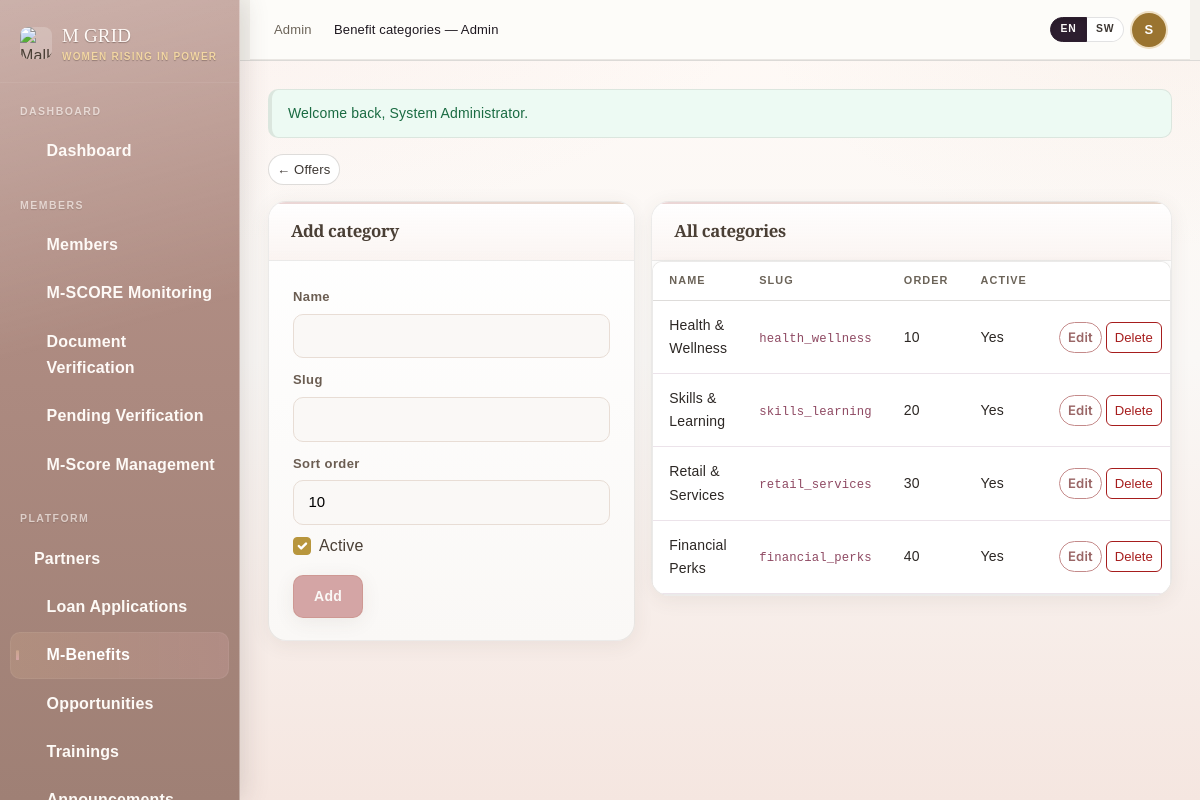
The page /admin/manage_benefit_categories.php (signed in) on the database its author committed.
### tables this page shows
CREATE TABLE IF NOT EXISTS benefit_categories (
  id INT UNSIGNED NOT NULL AUTO_INCREMENT PRIMARY KEY,
  name VARCHAR(160) NOT NULL,
  slug VARCHAR(80) NOT NULL,
  sort_order INT NOT NULL DEFAULT 10,
  is_active TINYINT(1) NOT NULL DEFAULT 1,
  created_at DATETIME NOT NULL DEFAULT CURRENT_TIMESTAMP,
  updated_at DATETIME NOT NULL DEFAULT CURRENT_TIMESTAMP ON UPDATE CURRENT_TIMESTAMP,
  UNIQUE KEY uq_benefit_cat_slug (slug),
  KEY idx_benefit_cat_active (is_active, sort_order)
);

### includes/functions.php (called while the page is built, shortened)
<?php
function e(?string $value): string
{
    return htmlspecialchars((string) $value, ENT_QUOTES | ENT_SUBSTITUTE, 'UTF-8');
}
function url(string $path): string
{
    $path = ltrim($path, '/');
    if (MGRID_URL === '') {
        return '/' . $path;
    }
    return MGRID_URL . '/' . $path;
}
function flash_get(string $key): ?string
{
    if (!isset($_SESSION['_flash'][$key])) {
        return null;
    }
    $m = (string) $_SESSION['_flash'][$key];
    return $m;
}

### admin/manage_benefit_categories.php (the view, shortened to what this page needs)
<?php
$pdo = db();
$rows = $pdo->query('SELECT * FROM benefit_categories ORDER BY sort_order ASC, name ASC')->fetchAll() ?: [];
$editRow = null;
?>
<?php if ($msg = flash_get('success')): ?><div class="mgrid-alert mgrid-alert-success"><?= e($msg) ?></div><?php endif; ?>
<div class="mb-3"><a href="<?= e(url('admin/admin_benefits.php')) ?>" class="btn btn-sm btn-outline-secondary">← Offers</a></div>
<div class="row g-3">
  <div class="col-lg-5">
    <div class="mgrid-card">
      <div class="mgrid-card-header"><h2 class="mgrid-card-title"><?= $editRow ? 'Edit category' : 'Add category' ?></h2></div>
      <div class="mgrid-card-body">
        <form method="post">
          <div class="mb-2">
            <label class="form-label">Name</label>
            <input type="text" name="name" class="mgrid-form-control" required value="<?= e((string) ($editRow['name'] ?? '')) ?>">
          </div>
          <div class="mb-2">
            <label class="form-label">Slug</label>
            <input type="text" name="slug" class="mgrid-form-control" required value="<?= e((string) ($editRow['slug'] ?? '')) ?>">
          </div>
          <div class="mb-2">
            <label class="form-label">Sort order</label>
            <input type="number" name="sort_order" class="mgrid-form-control" value="<?= (int) ($editRow['sort_order'] ?? 10) ?>">
          </div>
          <div class="form-check mb-3">
            <input class="form-check-input" type="checkbox" name="is_active" id="ca" <?= !$editRow || (int) ($editRow['is_active'] ?? 0) === 1 ? 'checked' : '' ?>>
            <label class="form-check-label" for="ca">Active</label>
          </div>
          <button type="submit" class="btn-mgrid btn-mgrid-primary"><?= $editRow ? 'Save' : 'Add' ?></button>
        </form>
      </div>
    </div>
  </div>
  <div class="col-lg-7">
    <div class="mgrid-card">
      <div class="mgrid-card-header"><h2 class="mgrid-card-title">All categories</h2></div>
      <div class="mgrid-card-body p-0">
        <div class="table-responsive">
          <table class="mgrid-table mb-0">
            <thead><tr><th>Name</th><th>Slug</th><th>Order</th><th>Active</th><th></th></tr></thead>
            <tbody>
              <?php foreach ($rows as $r): ?>
                <tr>
                  <td><?= e((string) $r['name']) ?></td>
                  <td><code><?= e((string) $r['slug']) ?></code></td>
                  <td><?= (int) $r['sort_order'] ?></td>
                  <td><?= (int) $r['is_active'] === 1 ? 'Yes' : 'No' ?></td>
                  <td class="text-nowrap">
                    <a class="btn btn-sm btn-outline-primary" href="<?= e(url('admin/manage_benefit_categories.php?edit=' . (int) $r['id'])) ?>">Edit</a>
                    <form method="post" class="d-inline" onsubmit="return confirm('Delete this category?');">
                      <button type="submit" class="btn btn-sm btn-outline-danger">Delete</button>
                    </form>
                  </td>
                </tr>
              <?php endforeach; ?>
            </tbody>
          </table>
        </div>
      </div>
    </div>
  </div>
</div>

### assets/css/mgrid-theme.css (style rules this page uses)
:root { --mgrid-gold-50: #fff7ea; --mgrid-gold-100: #f9e7c5; --mgrid-gold-200: #efd19a; --mgrid-gold-400: #d1a75e; --mgrid-gold-600: #a3793a; --mgrid-gold-800: #6f4f1f; --mgrid-gold-900: #3f2b0d; --mgrid-rose-50: #fff3f7; --mgrid-rose-100: #f8dce7; --mgrid-rose-300: #dd9ab2; --mgrid-rose-500: #bc6a8b; --mgrid-rose-700: #8a3f5d; --mgrid-ink-950: #1e1820; --mgrid-ink-800: #2f2431; --mgrid-ink-700: #443747; --mgrid-ink-500: #6f6272; --mgrid-ink-300: #ab9ead; --mgrid-ink-100: #ece3ea; --mgrid-ink-50: #fbf7fa; --mgrid-surface: #ffffff; --mgrid-surface-alt: #fdf8fb; --mgrid-surface-raised: #ffffff; --mgrid-success-bg: #edfaf3; --mgrid-success-text: #1a6b42; --mgrid-warning-bg: #fef8ec; --mgrid-warning-text: #8a5c00; --mgrid-danger-bg: #fef0ef; --mgrid-danger-text: #9b2525; --mgrid-info-bg: #eff5fe; --mgrid-info-text: #1a4a8c; --mgrid-tier-bronze-bg: #f5e8dc; --mgrid-tier-bronze-text: #7a4020; --mgrid-tier-bronze-ring: #c07845; --mgrid-tier-silver-bg: #efefef; --mgrid-tier-silver-text: #3d3d3d; --mgrid-tier-silver-ring: #8c8c8c; --mgrid-tier-gold-bg: #fbf0cc; --mgrid-tier-gold-text: #6b4e1a; --mgrid-tier-gold-ring: #c9a44e; --mgrid-tier-diamond-bg: #ecf4fa; --mgrid-tier-diamond-text: #1a3d6b; --mgrid-tier-diamond-ring: #4a90c4; --mgrid-tier-pending-bg: #f4f0ec; --mgrid-tier-pending-text: #6b6358; --mgrid-tier-pending-ring: #a89f98; --mgrid-sidebar-width: 240px; --mgrid-sidebar-collapsed: 68px; --mgrid-topbar-height: 60px; --mgrid-content-max: 1280px; --mgrid-radius-sm: 6px; --mgrid-radius-md: 10px; --mgrid-radius-lg: 16px; --mgrid-radius-xl: 24px; --mgrid-shadow-card: 0 1px 3px rgba(46, 31, 44, 0.08), 0 8px 24px rgba(46, 31, 44, 0.06); --mgrid-shadow-elevated: 0 8px 30px rgba(46, 31, 44, 0.14), 0 2px 6px rgba(46, 31, 44, 0.08); }
[data-mgrid-theme="regal-rose"] { --mgrid-gold-50: #fbf5e6; --mgrid-gold-100: #f3e3b4; --mgrid-gold-200: #e8cc80; --mgrid-gold-400: #c9a44e; --mgrid-gold-600: #9a7430; --mgrid-gold-800: #6b4e1a; --mgrid-ink-800: #2c2724; --mgrid-ink-700: #3d3733; --mgrid-ink-500: #6b6358; --mgrid-surface-alt: #fdfaf5; }
body { font-family: "DM Sans", system-ui, sans-serif; font-size: 15px; color: var(--mgrid-ink-950); background: linear-gradient(180deg, #fffafd 0%, var(--mgrid-surface-alt) 60%, #f9f3f8 100%); -webkit-font-smoothing: antialiased; }
h1, h2, h3, h4, h5 { font-weight: 500; line-height: 1.3; }
.mgrid-card, .mgrid-stat-card { background: var(--mgrid-surface-raised); border: 1px solid var(--mgrid-ink-100); border-radius: var(--mgrid-radius-lg); box-shadow: var(--mgrid-shadow-card); }
.mgrid-card { position: relative; overflow: hidden; }
.mgrid-card::before { content: ""; position: absolute; inset: 0 0 auto 0; height: 3px; background: linear-gradient(90deg, var(--mgrid-rose-500), var(--mgrid-gold-400)); opacity: .55; }
.mgrid-card-header { padding: 16px 24px; border-bottom: 1px solid var(--mgrid-ink-100); display: flex; align-items: center; justify-content: space-between; }
.mgrid-card-body { padding: 20px 24px; }
.btn-mgrid { display: inline-flex; align-items: center; gap: 7px; padding: 9px 20px; border-radius: var(--mgrid-radius-md); font-size: 14px; font-weight: 500; text-decoration: none; border: none; transition: .15s; }
.btn-mgrid-primary { background: linear-gradient(135deg, var(--mgrid-rose-500), var(--mgrid-gold-400)); color: #fff; box-shadow: 0 8px 20px rgba(188,106,139,.28); }
.mgrid-alert { display: flex; align-items: flex-start; gap: 10px; padding: 12px 16px; border-radius: var(--mgrid-radius-md); font-size: 14px; margin-bottom: 16px; border-left: 3px solid; }
.mgrid-alert-success { background: var(--mgrid-success-bg); color: var(--mgrid-success-text); border-color: var(--mgrid-success-text); }

### assets/css/mgrid-auth.css (style rules this page uses)
.mgrid-form-control { width: 100%; padding: 10px 14px; border: 1px solid var(--mgrid-ink-100); border-radius: var(--mgrid-radius-md); font-size: 14.5px; }

### rows shown on the page
benefit_categories: name "Health & Wellness", slug "health_wellness", sort_order "10", is_active "Yes"
benefit_categories: name "Skills & Learning", slug "skills_learning", sort_order "20", is_active "Yes"
benefit_categories: name "Retail & Services", slug "retail_services", sort_order "30", is_active "Yes"
benefit_categories: name "Financial Perks", slug "financial_perks", sort_order "40", is_active "Yes"

### other values the page prints
$mgrid_page_title "Benefit categories — Admin"
substr($u['full_name'], 0, 1) "S"
$msg "Welcome back, System Administrator."
